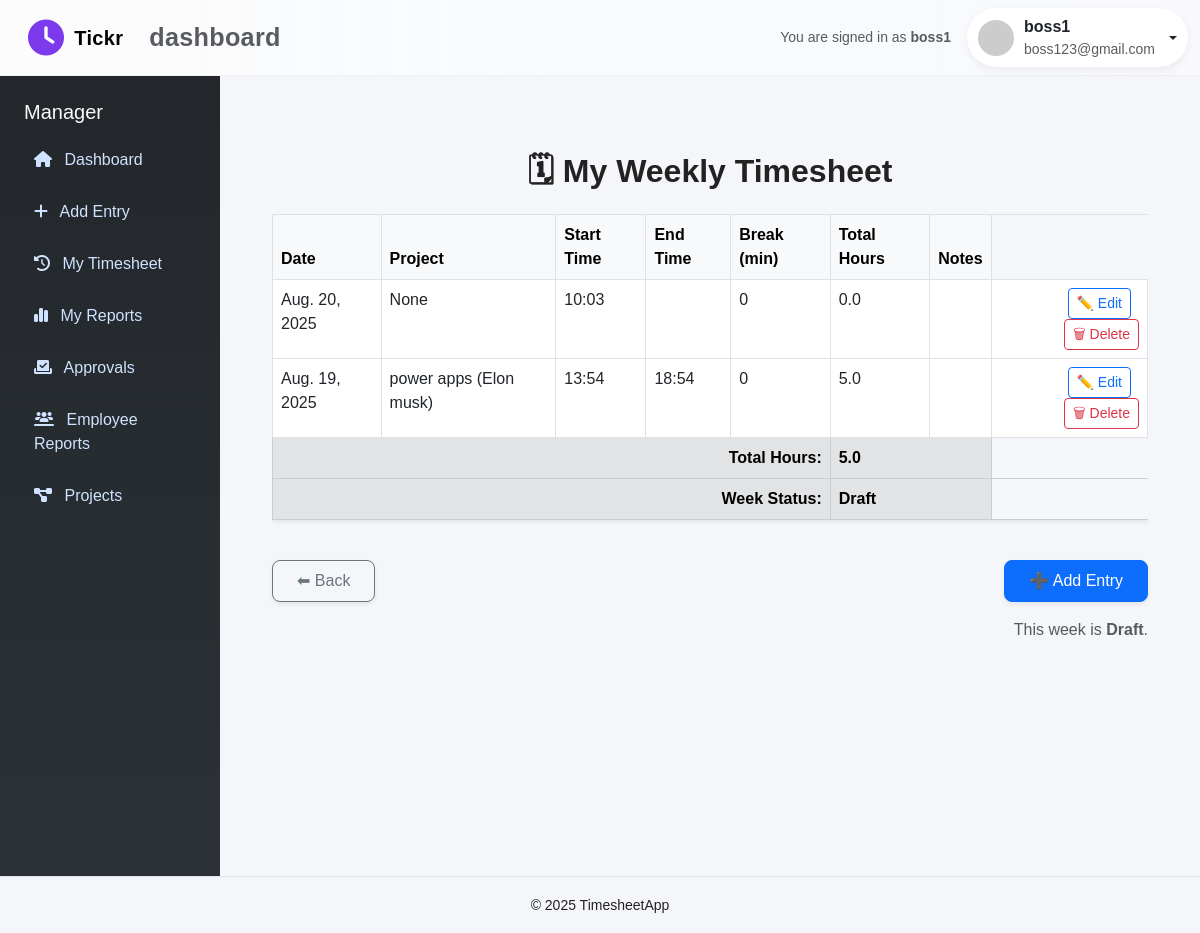
Screenshot of /manager/my-timesheet/ (signed in) with the database file from the repository.
### timesheet_app/models.py (models this page shows, shortened)
class CustomUser(AbstractUser):
    role = models.CharField(max_length=10, choices=ROLE_CHOICES)

class TimesheetEntry(models.Model):
    user = models.ForeignKey(settings.AUTH_USER_MODEL, on_delete=models.CASCADE)
    project = models.ForeignKey(Project, on_delete=models.PROTECT, null=True, blank=True)
    work_date = models.DateField(null=False, blank=False)
    start_time = models.DateTimeField(null=True, blank=True)
    end_time = models.DateTimeField(null=True, blank=True)
    break_minutes = models.PositiveIntegerField(default=0)
    duration_minutes = models.PositiveIntegerField(default=0, editable=False)
    billable = models.BooleanField(default=True)
    notes = models.TextField(blank=True)
    created_at = models.DateTimeField(auto_now_add=True)
    updated_at = models.DateTimeField(auto_now=True)
    class Meta:
        indexes = [
            models.Index(fields=["user", "work_date"]),
            models.Index(fields=["project", "work_date"]),
        ]
        ordering = ["work_date", "start_time"]

class Project(models.Model):
    name = models.CharField(max_length=120)
    client = models.CharField(max_length=120)
    billable_default = models.BooleanField(default=True)
    active = models.BooleanField(default=True)
    created_at = models.DateTimeField(auto_now_add=True)
    updated_at = models.DateTimeField(auto_now=True)
    class Meta:
        indexes = [
            models.Index(fields=["active"]),
        ]
    def __str__(self):
        return f"{self.name} ({self.client})"

class WeekSummary(models.Model):
    user = models.ForeignKey(settings.AUTH_USER_MODEL, on_delete=models.CASCADE)
    week_start = models.DateField(help_text="Monday date of the week")
    status = models.CharField(max_length=12, choices=STATUS_CHOICES, default=STATUS_DRAFT)
    approver = models.ForeignKey(
        settings.AUTH_USER_MODEL,
        on_delete=models.SET_NULL,
        related_name="approved_weeks",
        null=True,
        blank=True
    )
    submitted_at = models.DateTimeField(null=True, blank=True)
    approved_at = models.DateTimeField(null=True, blank=True)
    audit_note = models.TextField(blank=True)
    manager_comment = models.TextField(blank=True, null=True)
    class Meta:
        unique_together = ("user", "week_start")

### timesheet_app/views.py (the view)
# urls.py: path("manager/my-timesheet/", manager_my_timesheet, name="manager_my_timesheet"),
@role_required('manager')
@login_required
def manager_my_timesheet(request):
    view_date_str = request.GET.get('view_date')
    if view_date_str:
        try:
            vd = dt.date.fromisoformat(view_date_str)
            week_start, week_end = get_current_week_bounds(vd)
        except Exception:
            week_start, week_end = get_current_week_bounds()
    else:
        week_start, week_end = get_current_week_bounds()
    entries = TimesheetEntry.objects.filter(
        user=request.user,
        work_date__range=(week_start, week_end)
    ).order_by("-work_date", "-start_time")
    week_summary, _ = WeekSummary.objects.get_or_create(
        user=request.user, week_start=week_start, defaults={"status": STATUS_DRAFT}
    )
    for e in entries:
        if e.duration_minutes is not None:
            e.hours = round(e.duration_minutes / 60.0, 2)
        elif e.start_time and e.end_time:
            delta = e.end_time - e.start_time
            e.hours = round(delta.total_seconds() / 3600, 2)
        else:
            e.hours = 0
    total_minutes = entries.aggregate(total_minutes=Coalesce(Sum("duration_minutes"), 0))["total_minutes"]
    total_hours = round((total_minutes or 0) / 60.0, 2)
    context = {
        "entries": entries,
        "week_start": week_start,
        "week_end": week_end,
        "total_hours": total_hours,
        "week_status": week_summary.status,
    }
    return render(request, "dashboard/manager_mytimesheet.html", context)

### timesheet_app/utils.py (called while the page is built)
def get_current_week_bounds(today=None):
    if today is None:
        today = timezone.localdate()
    monday = today - timedelta(days=today.weekday())   # 0 = Monday
    sunday = monday + timedelta(days=6)
    return monday, sunday

### timesheet_app/templates/dashboard/manager_mytimesheet.html (shortened to what this page needs)
{% extends "base.html" %}
{% load static %}
{% block sidebar %}
  {% include 'dashboard/manager_sidebar.html' %}
{% endblock %}
{% block content %}
<div class="container mt-5">
    <h2 class="fw-bold text-center mb-4">🗓 My Weekly Timesheet</h2>
    <div class="table-responsive">
        <table class="table table-bordered table-hover shadow-sm">
            <thead class="table-light">
                <tr>
                    <th>Date</th>
                    <th>Project</th>
                    <th>Start Time</th>
                    <th>End Time</th>
                    <th>Break (min)</th>
                    <th>Total Hours</th>
                    <th>Notes</th>
                </tr>
            </thead>
            <tbody>
                {% for entry in entries %}
                    <tr>
                        <td>{{ entry.work_date }}</td>
                        <td>{{ entry.project }}</td>
                        <td>{{ entry.start_time|time:"H:i" }}</td>
                        <td>{{ entry.end_time|time:"H:i" }}</td>
                        <td>{{ entry.break_minutes }}</td>
                        <td>{{ entry.hours }}</td>
                        <td>{{ entry.notes }}</td>
                        <td class="text-end">
                            <a href="{% url 'manager_edit_time_entry' entry.id %}" class="btn btn-sm btn-outline-primary me-2">✏️ Edit</a>
                                <form method="post" action="{% url 'manager_delete_time_entry' entry.id %}" style="display:inline">
                                <button type="submit" class="btn btn-sm btn-outline-danger">🗑 Delete</button>
                            </form>
                        </td>
                    </tr>
                {% empty %}
                    <tr>
                        <td colspan="7" class="text-center">No time entries yet for this week.</td>
                    </tr>
                {% endfor %}
            </tbody>
            <tfoot>
                <tr class="table-secondary">
                    <th colspan="5" class="text-end">Total Hours:</th>
                    <th colspan="2">
                        {{ total_hours }}
                    </th>
                </tr>
                <tr class="table-secondary">
                    <th colspan="5" class="text-end">Week Status:</th>
                    <th colspan="2">
                        {{ week_status|capfirst }}
                    </th>
                </tr>
            </tfoot>
        </table>
    </div>
    <div class="mt-4 d-flex justify-content-between">
        <a href="{% url 'manager_dashboard' %}" class="btn btn-outline-secondary px-4 py-2 rounded-3 shadow-sm hover-scale">⬅ Back</a>
        <a href="{% url 'manager_add_time_entry' %}" class="btn btn-primary px-4 py-2 rounded-3 shadow-sm hover-scale">➕ Add Entry</a>
    </div>
    <div class="mt-3 d-flex justify-content-end">
        <div class="text-muted">This week is <strong>{{ week_status|capfirst }}</strong>.</div>
    </div>
</div>
{% endblock %}

### timesheet_app/templates/base.html (shortened to what this page needs)
{% load static %}
<!doctype html>
<html lang="en">
<head>
  <link href="https://cdn.jsdelivr.net/npm/bootstrap@5.3.0/dist/css/bootstrap.min.css" rel="stylesheet">
  <link href="https://cdnjs.cloudflare.com/ajax/libs/font-awesome/6.4.0/css/all.min.css" rel="stylesheet">
</head>
<body>
<nav class="navbar navbar-expand-lg navbar-light" style="background: linear-gradient(90deg, rgba(255,255,255,0.7), rgba(250,250,255,0.6)); border-bottom:1px solid rgba(0,0,0,0.04);">
  <div class="container-fluid d-flex justify-content-between align-items-center">
    <div class="app-brand ms-lg-3">
      <i class="fa-solid fa-clock fa-lg" style="color:var(--accent)"></i>
      <span class="navbar-brand">Tickr</span>
      <small class="text-muted">dashboard</small>
    </div>
    <div class="d-flex align-items-center">
      <div class="me-3 text-muted small d-none d-md-block">You are signed in as <strong>{{ user.get_full_name|default:user.username }}</strong></div>
      {% if user.is_authenticated %}
      <div class="dropdown">
        <button class="btn profile-pill dropdown-toggle" data-bs-toggle="dropdown" aria-expanded="false">
          {% if user.profile and user.profile.avatar %}
            <img src="{{ user.profile.avatar.url }}" alt="avatar" />
          {% else %}
            <img src="https://ui-avatars.com/api/?name={{ user.username }}&background=7c3aed&color=fff" alt="avatar" />
          {% endif %}
          <div class="d-none d-sm-block text-start">
            <div style="font-weight:600">{{ user.get_full_name|default:user.username }}</div>
            <div class="small text-muted">{{ user.email }}</div>
          </div>
        </button>
      </div>
      {% endif %}
    </div>
  </div>
</nav>
<div class="d-flex">
  {% block sidebar %}{% endblock %}
  <div class="content-wrapper">
    {% block content %}{% endblock %}
  </div>
</div>
<footer class="text-center py-3 border-top">
  <small>&copy; 2025 TimesheetApp</small>
</footer>
</body>
</html>

### timesheet_app/templates/base.html (style rules this page uses)
:root { --primary: #0d6efd; --muted: #6c757d; --card: #ffffff; --bg: #f4f6f9; --accent: #7c3aed; }
body { display: flex; min-height: 100vh; flex-direction: column; margin: 0; background: var(--bg); font-family: 'Poppins', sans-serif; color: #222; }
.content-wrapper { flex: 1; padding: 28px 40px; background: var(--bg); min-height: 100vh; transition: padding 0.3s ease; }
.app-brand { font-weight: 700; letter-spacing: 0.3px; display: flex; align-items: center; gap: 10px; font-size: 1.8rem; user-select: none; color: #7c3aed; }
.profile-pill { display: flex; align-items: center; gap: 10px; background: var(--card); padding: 6px 10px; border-radius: 999px; box-shadow: 0 3px 8px rgba(12,12,12,0.06); cursor: pointer; transition: box-shadow 0.3s ease; }
.profile-pill img { width: 36px; height: 36px; border-radius: 50%; object-fit: cover; flex-shrink: 0; }

### timesheet_app/templates/dashboard/manager_mytimesheet.html (style rules this page uses)
.hover-scale { transition: all 0.2s ease-in-out; }

### rows the page displays
CustomUser: get_full_name "boss1", email "boss123@gmail.com"
TimesheetEntry: work_date "Aug. 20, 2025", project "None", start_time "10:03", break_minutes "0", hours "0.0"
TimesheetEntry: work_date "Aug. 19, 2025", project "power apps (Elon musk)", start_time "13:54", end_time "18:54", break_minutes "0", hours "5.0"
WeekSummary: status "Draft"

### other values shown
{{ total_hours }} "5.0"
